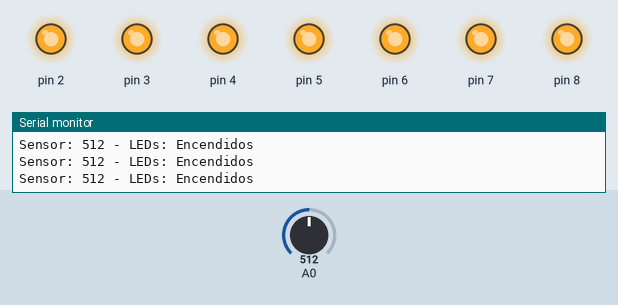
The sketch below on a simulated Arduino Uno, built with avr-gcc and run on an emulated ATmega328P. Shown: output pins drawn as LEDs (lit = HIGH), the last lines printed to the serial monitor. Inputs (shaded band) come from the test bench; at power-on: A0 = 512.

Above: at 1.2 s.
1.3 s: A0 set to 489
At 2.0 s:
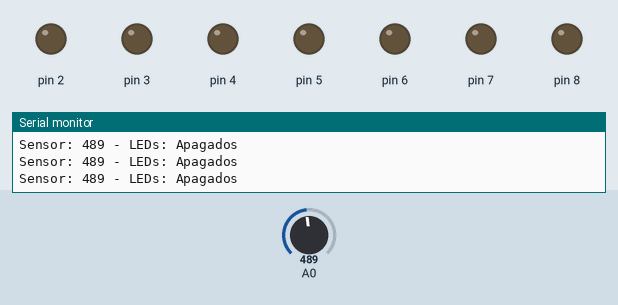
2.8 s: A0 set to 510
At 3.4 s:
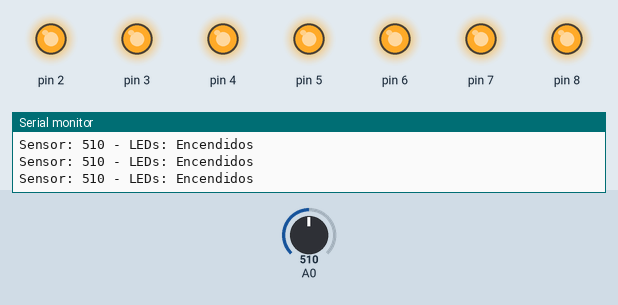
4.3 s: A0 set to 490
At 4.9 s:
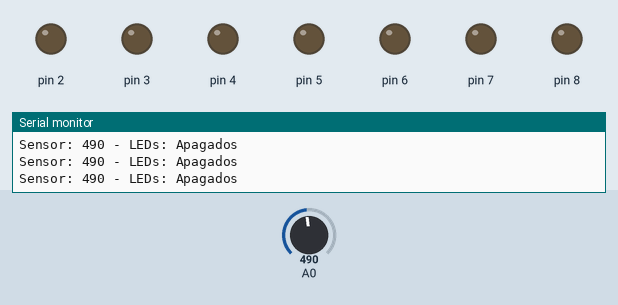
Timing chart, 0 to 7.3 s (numbered marks = the images above; inputs shaded):
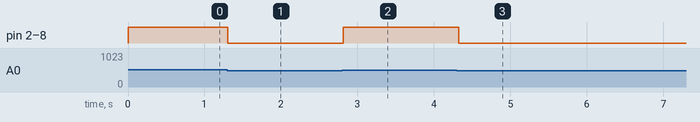

The sketch:

arduinoCode.ino
```cpp
// Variables globales
bool modoAutomatico = true;  // Estado del modo automático

class Componente {
  protected:
    int pin; // Número de pin del componente
    bool estado; // Estado del componente

  public:
    // Constructor
    Componente(int numeroPin) {
      pin = numeroPin; // Asigna el número de pin recibido
      estado = false; // Inicialmente, el componente está apagado
    }
    // Métodos virtuales
    virtual void iniciar() {
      // Implementación base - puede ser sobrescrita por clases hijas
    }
    virtual void escribir(int valor) {
      // Implementación base - puede ser sobrescrita por clases hijas
    }
    virtual int leer() {
      // Implementación base - puede ser sobrescrita por clases hijas
      return 0;
    }
    // Métodos getter
    int obtenerPin() {
      return pin;
    }
    bool obtenerEstado() {
      return estado;
    }
    // Método setter
    void establecerEstado(bool nuevoEstado) {
      estado = nuevoEstado;
    }
};

// Clase LED
class LED : public Componente {
  public:
    // Constructor
    LED(int numeroPin) : Componente(numeroPin) {}

    void iniciar() override {
      pinMode(pin, OUTPUT); // Configura el pin como salida
      digitalWrite(pin, LOW); // Inicialmente apaga el LED
      estado = false; // Actualiza el estado interno
    }

    void escribir(int valor) override {
      digitalWrite(pin, valor); // Escribe el valor en el pin sea HIGH o LOW
      estado = (valor == HIGH); // Actualiza el estado
    }
};

// Clase Sensor
class Sensor : public Componente {
  private:
    int umbralLuz; // Umbral para la detección de luz

  public:
    // Constructor
    Sensor(int numeroPin) : Componente(numeroPin) {
      umbralLuz = 500; // Valor predeterminado del umbral
    }

    void iniciar() override {
      pinMode(pin, INPUT); // Configura el pin como entrada
    }

    int leer() override {
      return analogRead(pin); // Lee el valor analógico del sensor
    }

    // Método para establecer el umbral de luz
    void establecerUmbralLuz(int nuevoUmbral) {
      umbralLuz = nuevoUmbral;
    }

    // Método para obtener el umbral de luz
    int obtenerUmbralLuz() {
      return umbralLuz;
    }
};

// Clase Pantalla
class Pantalla : public Componente {
  public:
    // Constructor
    Pantalla(int numeroPin) : Componente(numeroPin) {}
    // Sobrescritura de métodos
    void iniciar() override {
      // Implementación para inicializar una pantalla
    }
    void escribir(int valor) override {
      // Implementación para escribir valores en la pantalla
    }
};

// Clase Botón
class Boton : public Componente {
  private:
    unsigned long ultimoTiempoBoton; // Para el control de rebote
    const long tiempoDebounce = 200; // Tiempo de debounce en ms
    int estadoAnterior; // Para detectar cambios

  public:
    // Constructor
    Boton(int numeroPin) : Componente(numeroPin) {
      ultimoTiempoBoton = 0; // Inicia el tiempo en cereo
      estadoAnterior = HIGH; // Inicializa el estado anterior
    }

    // Sobrescritura de métodos
    void iniciar() override {
      pinMode(pin, INPUT_PULLUP); // Configura el pin como entrada con resistencia pull-up
      estadoAnterior = digitalRead(pin); // Lee el estado inicial
    }

    int leer() override {
      int estadoActual = digitalRead(pin); // Lee el estado actual del botón

      if ((millis() - ultimoTiempoBoton) > tiempoDebounce) { // Verifica si ha pasado suficiente tiempo
        if (estadoActual == LOW && estadoAnterior == HIGH) { // Si el botón se presiona
          ultimoTiempoBoton = millis(); // Actualiza el tiempo de la última pulsación
          estado = !estado; // Cambiar estado del botón
        }
      }
      estadoAnterior = estadoActual; // Actualiza el estado anterior
      return estado; // Retorna el estado actual
    }
};

// Configuración inicial del sistema
void setup() {
    Serial.begin(9600);  // Iniciar comunicación serial para monitoreo

    // Crear e inicializar componentes
    Sensor sensorLuz(A0);
    LED ledsHabitaciones[] = {
        LED(2), LED(3), LED(4), LED(5),
        LED(6), LED(7), LED(8)
    };
    Boton botonControl(0);

    // Inicializar componentes
    sensorLuz.iniciar();
    botonControl.iniciar();
    for(int i = 0; i < 7; i++) {
        ledsHabitaciones[i].iniciar();
    }
}

// Bucle principal del sistema
void loop() {
    // Crear instancias de los componentes necesarios
    Sensor sensorLuz(A0);
    Boton botonControl(0);
    LED ledsHabitaciones[] = {
        LED(2), LED(3), LED(4), LED(5),
        LED(6), LED(7), LED(8)
    };

    // Verificar cambio en el modo automático
    if(botonControl.leer()) {
        modoAutomatico = !modoAutomatico;
        Serial.print("Modo Automático: ");
        Serial.println(modoAutomatico ? "Activado" : "Desactivado");
    }

    // Procesar el control automático de iluminación
    if (modoAutomatico) {
        int valorLuz = sensorLuz.leer(); // Lee el valor del sensr
        // Controlar todos los LEDs según el nivel de luz
        for(int i = 0; i < 7; i++) {
            ledsHabitaciones[i].escribir(
                valorLuz >= sensorLuz.obtenerUmbralLuz() ? HIGH : LOW // Dependiendo del valor del sensor apaga o enciende los leds
            );
        }

        // Imprimir información de monitoreo
        Serial.print("Sensor: ");
        Serial.print(valorLuz);
        Serial.print(" - LEDs: ");
        Serial.println(valorLuz >= sensorLuz.obtenerUmbralLuz() ?
                      "Encendidos" : "Apagados");
    }

    delay(100);  // Pequeña pausa para estabilidad
}
```

Measured:
- the behaviour switches between 500 and 499 on A0 (found by bisection; images 0 and 1)
- after the input at 1.3 s, pin 2–8: HIGH → LOW at once
- after the input at 2.8 s, pin 2–8: LOW → HIGH at once
- after the input at 4.3 s, pin 2–8: HIGH → LOW at once
